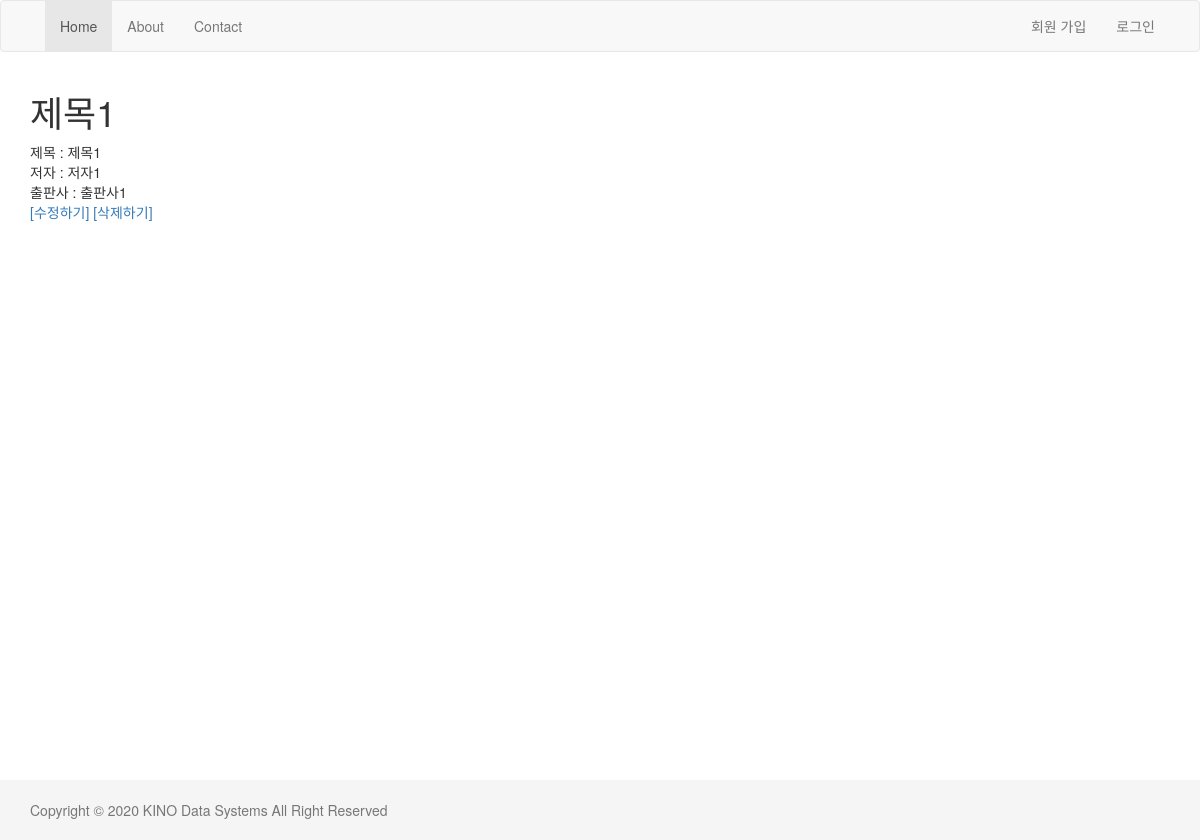
Screenshot of /book/detail/1/ with the database file from the repository.
### book/models.py (models this page shows, shortened)
class Book(models.Model):
    title = models.CharField(max_length=100)
    author = models.CharField(max_length=100)
    publisher = models.CharField(max_length=100)

### book/templates/book/book_detail.html (shortened to what this page needs)
{% extends "layout.html" %}
{% block content %}
    <h1>{{book.title}}</h1>
    제목 : {{book.title}} <br>
    저자 : {{book.author}} <br>
    출판사 : {{book.publisher}} <br>
    <a href="{% url 'book:update' book.id %}">[수정하기]</a>
    <a href="{% url 'book:delete' book.id %}">[삭제하기]</a>
{% endblock %}

### templates/layout.html (style rules this page uses)
html { position: relative; min-height: 100% }
body { margin-bottom: 60px }

### rows the page displays
Book: title "제목1", author "저자1", publisher "출판사1"
